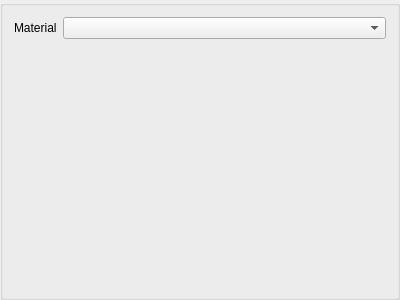
<?xml version="1.0" encoding="UTF-8"?>
<ui version="4.0">
 <class>ObjectWidget</class>
 <widget class="QGroupBox" name="ObjectWidget">
  <property name="geometry">
   <rect>
    <x>0</x>
    <y>0</y>
    <width>400</width>
    <height>300</height>
   </rect>
  </property>
  <property name="windowTitle">
   <string>GroupBox</string>
  </property>
  <layout class="QFormLayout" name="formLayout">
   <item row="0" column="0">
    <widget class="QLabel" name="materialLabel">
     <property name="text">
      <string>Material</string>
     </property>
    </widget>
   </item>
   <item row="0" column="1">
    <widget class="QComboBox" name="materialComboBox"/>
   </item>
  </layout>
 </widget>
 <resources/>
 <connections/>
</ui>
